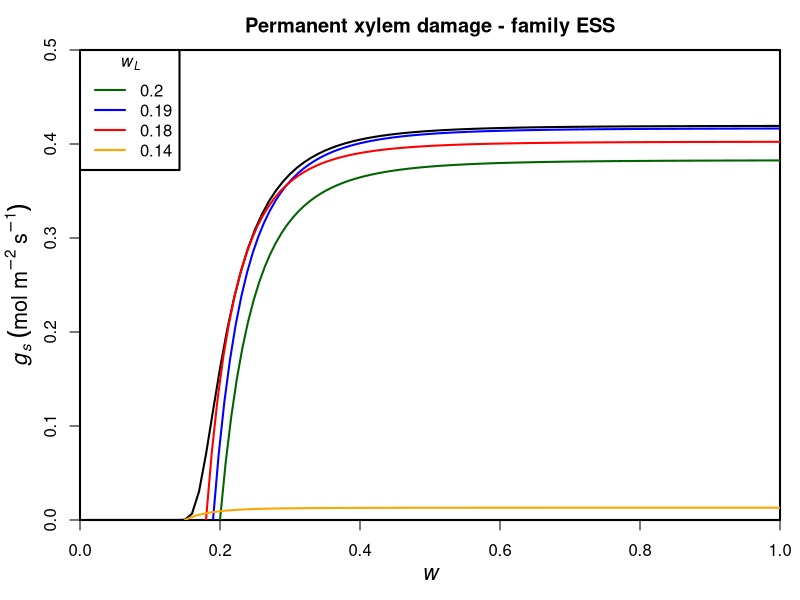

Here is the R script that generated this plot:

# gsmax
gsmaxf <- function(w,
                   a=1.6, nZ=0.5, p=43200, l=1.8e-5, LAI=1, h=l*a*LAI/nZ*p, VPD=0.02,
                   pe=-1.58*10^-3, b=4.38, h2=h/1000, kxmax=5, c=2.64, d=3.54){
  
  # xylem conductance function
  kxf <- function(x)kxmax*exp(-(-x/d)^c)
  # minimum xylem water potential function for given w
  pxminf <- function(w){
    ps <- pe*w^(-b)
    f1 <- function(x)(ps-x)*h2*kxf(x)
    res <- optimize(f1, c(-20000000,pe), tol=.Machine$double.eps, maximum=T)$maximum
    return(res)
  }
  
  ps <- pe*w^(-b)
  pxmin <- pxminf(w)
  res <- (ps-pxmin)*h2*kxf(pxmin)/(h*VPD)
  return(res)
}
gsmaxf1 <- Vectorize(gsmaxf)

# gswL(w)
gswLf <- function(w, wL,
                  a=1.6, nZ=0.5, p=43200, l=1.8e-5, LAI=1, h=l*a*LAI/nZ*p, VPD=0.02,
                  pe=-1.58*10^-3, b=4.38, h2=h/1000, kxmax=5, c=2.64, d=3.54){
  # xylem conductance function
  kxf <- function(x)kxmax*exp(-(-x/d)^c)
  
  pxmin <- pe*wL^(-b)
  res <- (pe*w^-b-pxmin)*h2*kxf(pxmin)/(h*VPD)
  return(res)
}

# Figure
# gswL(w)
windows(8, 6)
par(mgp=c(2.2, 1, 0), xaxs="i", yaxs="i", lwd=2, mar=c(4, 4, 2.5, 1), mfrow=c(1,1))
curve(gsmaxf1, 0, 1, xlim=c(0, 1), ylim=c(0, 0.5), cex.lab=1.3,
      main="Permanent xylem damage - family ESS",
      xlab=expression(italic(w)),
      ylab=expression(italic(g[s])~(mol~m^-2~s^-1)))
with(data.frame(wL=c(0.2)),
     {gswLf1 <- function(w)gswLf(w, wL)
     curve(gswLf1, wL, 1, add=T, col="darkgreen")})
with(data.frame(wL=c(0.19)),
     {gswLf1 <- function(w)gswLf(w, wL)
     curve(gswLf1, wL, 1, add=T, col="blue")})
with(data.frame(wL=c(0.18)),
     {gswLf1 <- function(w)gswLf(w, wL)
     curve(gswLf1, wL, 1, add=T, col="red")})
with(data.frame(wL=c(0.15)),
     {gswLf1 <- function(w)gswLf(w, wL)
     curve(gswLf1, wL, 1, add=T, col="orange")})
legend("topleft", c("0.2", "0.19", "0.18", "0.14"), lty=c(1, 1, 1, 1), col=c("darkgreen", "blue", "red", "orange"), title=expression(italic(w[L])))
